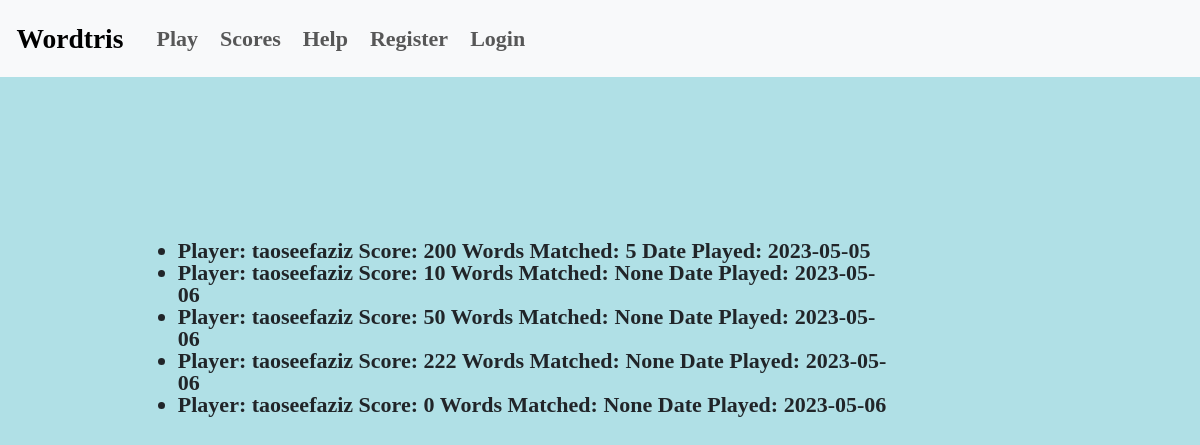
Page /scores on the earlier database version.
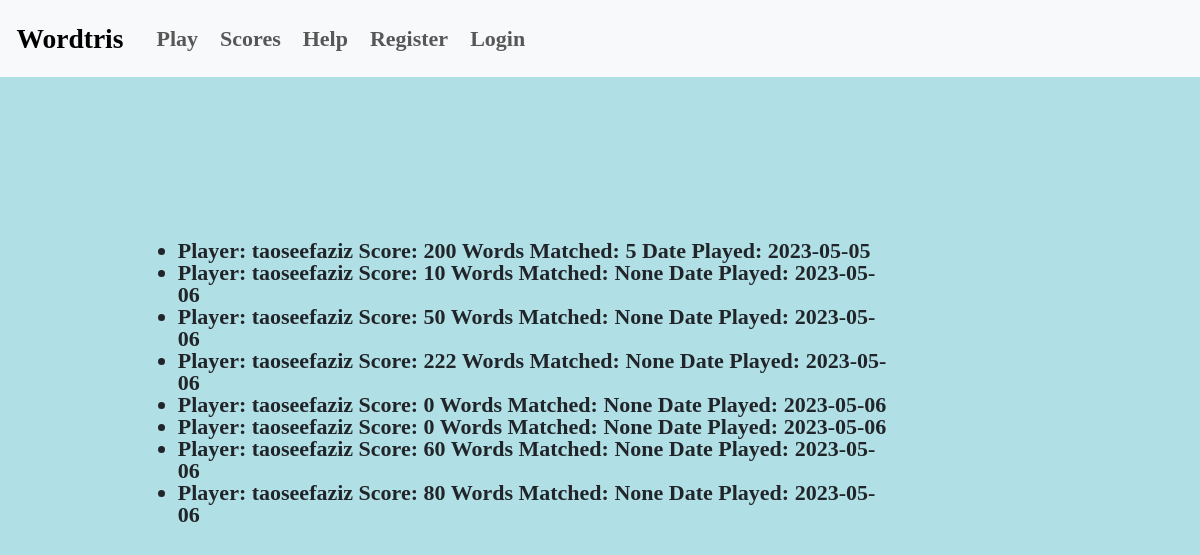
Same page on the later database version.
### game/models.py (models this page shows)
class Game(models.Model):
    score = models.IntegerField()
    words_matched = models.IntegerField(null='True',blank=True)
    longest_word = models.IntegerField(null='True',blank=True)
    most_valuable_word = models.CharField(max_length=20,null='True', blank=True)
    date_played = models.DateField(default=datetime.date.today,null='True', blank=True)
    player = models.ForeignKey(User, on_delete=models.CASCADE)
    def __str__(self):
        return f"Player: {self.player.username} Score: {self.score} Words Matched: {self.words_matched} Date Played: {self.date_played}"

### game/views.py (the view)
# urls.py: path('scores', views.scores,name='scores'),
def scores(request):
    scoresList = Game.objects.all()
    return render(request, 'game/scores.html', {'scoresList': scoresList})

### game/templates/game/scores.html
{% extends 'game/base.html' %}
{% block content %}
    <div class="container">
    <h1>Wordtris Scores</h1>
    <ul>
    {% for score in scoresList %}
        <li>{{ score }}</li>
    {% endfor %}
    </ul>
    </div>
{% endblock %}

Differences in the rows shown:
added Game: player+score+words_matched "Player: taoseefaziz Score: 0 Words Matched: None Date Played: 2023-05-06"
added Game: player+score+words_matched "Player: taoseefaziz Score: 60 Words Matched: None Date Played: 2023-05-06"
added Game: player+score+words_matched "Player: taoseefaziz Score: 80 Words Matched: None Date Played: 2023-05-06"
